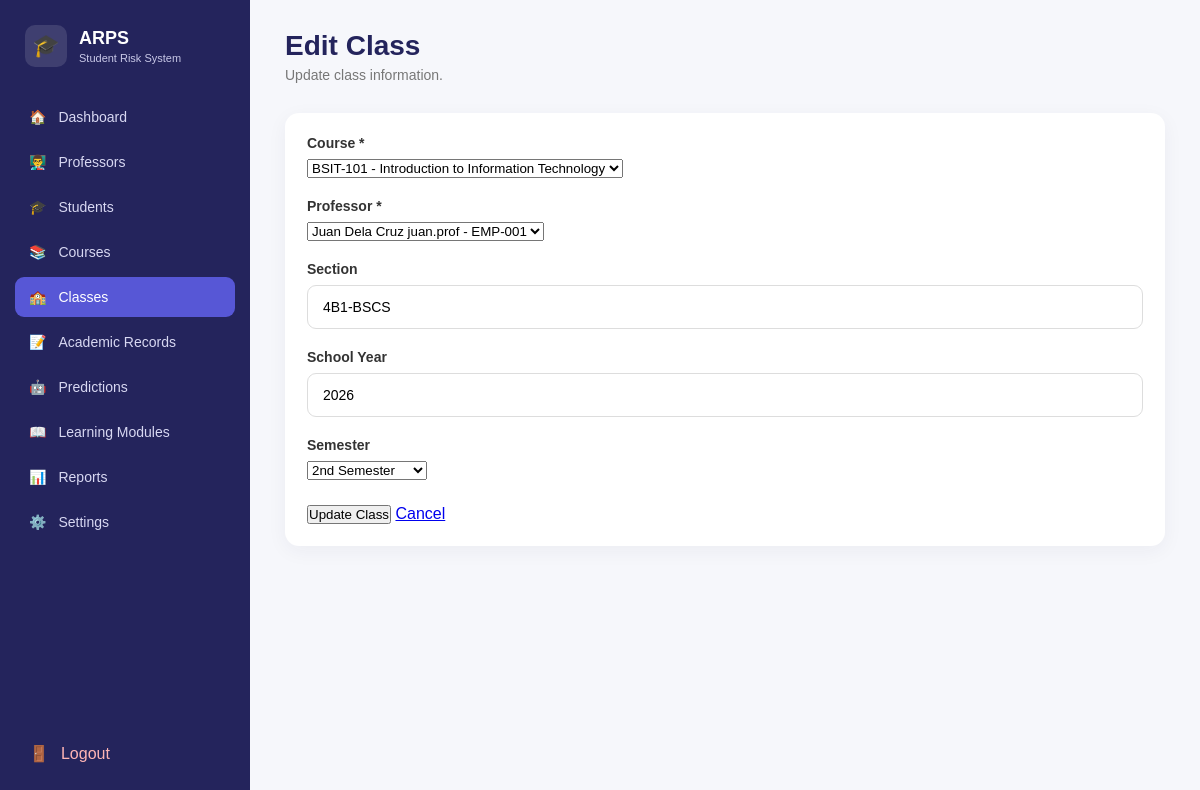
Screenshot of /classes/edit/1 (signed in) with the database file from the repository.
### tables this page shows
CREATE TABLE classes (
            class_id INTEGER PRIMARY KEY AUTOINCREMENT,
            course_id INTEGER NOT NULL,
            professor_id INTEGER NOT NULL,
            section TEXT,
            school_year TEXT,
            semester TEXT,
            FOREIGN KEY (course_id)
                REFERENCES courses(course_id)
                ON DELETE CASCADE,
            FOREIGN KEY (professor_id)
                REFERENCES professors(professor_id)
                ON DELETE CASCADE
        );

CREATE TABLE courses (
            course_id INTEGER PRIMARY KEY AUTOINCREMENT,
            course_code TEXT UNIQUE NOT NULL,
            course_title TEXT NOT NULL,
            description TEXT
        );

CREATE TABLE professors (
            professor_id INTEGER PRIMARY KEY AUTOINCREMENT,
            user_id INTEGER UNIQUE,
            employee_number TEXT UNIQUE NOT NULL,
            first_name TEXT NOT NULL,
            last_name TEXT NOT NULL,
            email TEXT UNIQUE,
            FOREIGN KEY (user_id)
                REFERENCES users(user_id)
                ON DELETE CASCADE
        );

### app.py (the view, shortened to what this page needs)
@app.route("/classes/edit/<int:class_id>", methods=["GET", "POST"])
def edit_class(class_id):
    if "user_id" not in session:
        return redirect(url_for("login"))
    if session["role"] != "admin":
        return redirect(url_for("dashboard"))
    connection = get_db_connection()
    try:
        cursor = connection.cursor()
        cursor.execute("""
            SELECT *
            FROM classes
            WHERE class_id = ?
        """, (class_id,))
        class_record = cursor.fetchone()
        if not class_record:
            return "Class not found.", 404
        cursor.execute("""
            SELECT
                course_id,
                course_code,
                course_title
            FROM courses
            ORDER BY course_code
        """)
        courses_list = cursor.fetchall()
        cursor.execute("""
            SELECT
                professor_id,
                employee_number,
                first_name,
                last_name
            FROM professors
            ORDER BY last_name, first_name
        """)
        professors_list = cursor.fetchall()
        return render_template(
            "edit_class.html",
            class_record=class_record,
            courses=courses_list,
            professors=professors_list
        )
    finally:
        connection.close()

### database.py (called while the page is built)
def get_db_connection():
    connection = sqlite3.connect(DATABASE)
    connection.row_factory = sqlite3.Row
    connection.execute("PRAGMA foreign_keys = ON")
    return connection

### templates/edit_class.html (shortened to what this page needs)
<!DOCTYPE html>
<html lang="en">
<head>
    <link rel="stylesheet"
          href="{{ url_for('static', filename='css/style.css') }}">
</head>
<body class="dashboard-page">
<div class="dashboard-layout">
    <aside class="sidebar">
        <div class="brand">
            <div class="brand-icon">🎓</div>
            <div>
                <strong>ARPS</strong>
                <small>Student Risk System</small>
            </div>
        </div>
        <nav class="sidebar-nav">
            <a href="{{ url_for('dashboard') }}" class="nav-item">
                🏠
                <span>Dashboard</span>
            </a>
            <a href="{{ url_for('professors') }}" class="nav-item">
                👨‍🏫
                <span>Professors</span>
            </a>
            <a href="{{ url_for('students') }}" class="nav-item">
                🎓
                <span>Students</span>
            </a>
            <a href="{{ url_for('courses') }}" class="nav-item">
                📚
                <span>Courses</span>
            </a>
            <a href="{{ url_for('classes') }}" class="nav-item active">
                🏫
                <span>Classes</span>
            </a>
            <a href="#" class="nav-item">
                📝
                <span>Academic Records</span>
            </a>
            <a href="#" class="nav-item">
                🤖
                <span>Predictions</span>
            </a>
            <a href="#" class="nav-item">
                📖
                <span>Learning Modules</span>
            </a>
            <a href="#" class="nav-item">
                📊
                <span>Reports</span>
            </a>
            <a href="#" class="nav-item">
                ⚙️
                <span>Settings</span>
            </a>
        </nav>
        <a href="{{ url_for('logout') }}"
           class="logout-button">
            🚪
            <span>Logout</span>
        </a>
    </aside>
    <main class="main-content">
        <header class="topbar">
            <div>
                <h1>Edit Class</h1>
                <p>
                    Update class information.
                </p>
            </div>
        </header>
        <section class="dashboard-card">
            <form method="POST">
                <div class="form-group">
                    <label>Course *</label>
                    <select name="course_id" required>
                        {% for course in courses %}
                        <option
                            value="{{ course['course_id'] }}"
                            {% if course['course_id'] == class_record['course_id'] %}
                            selected
                            {% endif %}
                        >
                            {{ course["course_code"] }}
                            -
                        </option>
                        {% endfor %}
                    </select>
                </div>
                <div class="form-group">
                    <label>Professor *</label>
                    <select name="professor_id" required>
                        {% for professor in professors %}
                        <option
                            value="{{ professor['professor_id'] }}"
                            {% if professor['professor_id'] == class_record['professor_id'] %}
                            selected
                            {% endif %}
                        >
                            {{ professor["first_name"] }}
                            {{ professor["last_name"] }}
                        </option>
                        {% endfor %}
                    </select>
                </div>
                <div class="form-group">
                    <label>Section</label>
                    <input
                        type="text"
                        name="section"
                        value="{{ class_record['section'] or '' }}"
                    >
                </div>
                <div class="form-group">
                    <label>School Year</label>
                    <input
                        type="text"
                        name="school_year"
                        value="{{ class_record['school_year'] or '' }}"
                    >
                </div>
                <div class="form-group">
                    <label>Semester</label>
                    <select name="semester">
                        <option
                            value="2nd Semester"
                            {% if class_record['semester'] == '2nd Semester' %}
                            selected
                            {% endif %}
                        >
                            2nd Semester
                        </option>
                    </select>
                </div>
                <div style="margin-top:25px;">
                    <button
                        type="submit"
                        class="btn btn-primary">
                        Update Class
                    </button>
                    <a
                        href="{{ url_for('classes') }}"
                        class="btn">
                        Cancel
                    </a>
                </div>
            </form>
        </section>
    </main>
</div>
</body>
</html>

### static/css/style.css (style rules this page uses)
* { box-sizing: border-box; margin: 0; padding: 0; }
body { font-family: Arial, Helvetica, sans-serif; }
.form-group { text-align: left; margin-bottom: 20px; }
.form-group label { display: block; margin-bottom: 8px; color: #333; font-size: 14px; font-weight: 600; }
.form-group input { width: 100%; padding: 13px 15px; border: 1px solid #ddd; border-radius: 9px; font-size: 14px; outline: none; transition: 0.2s; }
.dashboard-page { min-height: 100vh; background: #f6f7fb; color: #24245c; }
.dashboard-layout { display: flex; min-height: 100vh; }
.sidebar { width: 250px; background: #24245c; color: white; display: flex; flex-direction: column; padding: 25px 15px; position: fixed; left: 0; top: 0; bottom: 0; }
.brand { display: flex; align-items: center; gap: 12px; padding: 0 10px 30px; }
.brand-icon { width: 42px; height: 42px; background: rgba(255,255,255,0.12); border-radius: 10px; display: flex; align-items: center; justify-content: center; font-size: 22px; }
.brand strong { display: block; font-size: 18px; }
.brand small { display: block; color: #c9c9e8; font-size: 11px; margin-top: 3px; }
.sidebar-nav { display: flex; flex-direction: column; gap: 5px; }
.nav-item { color: #d8d8f2; text-decoration: none; display: flex; align-items: center; gap: 12px; padding: 12px 14px; border-radius: 9px; font-size: 14px; transition: 0.2s; }
.nav-item:hover, .nav-item.active { background: #5757d6; color: white; }
.logout-button { margin-top: auto; color: #ffb5b5; text-decoration: none; display: flex; align-items: center; gap: 12px; padding: 12px 14px; border-radius: 9px; }
.main-content { margin-left: 250px; width: calc(100% - 250px); padding: 30px 35px; }
.topbar { display: flex; justify-content: space-between; align-items: center; margin-bottom: 30px; }
.topbar h1 { font-size: 28px; margin-bottom: 5px; }
.topbar p { color: #777; font-size: 14px; }
.dashboard-card { background: white; border-radius: 14px; padding: 22px; box-shadow: 0 5px 20px rgba(30,30,80,0.05); }

### rows the page displays
classes: course_id "BSIT-101 - Introduction to Information Technology", professor_id "Juan Dela Cruz juan.prof - EMP-001", section "4B1-BSCS", school_year "2026", semester "2nd Semester"
